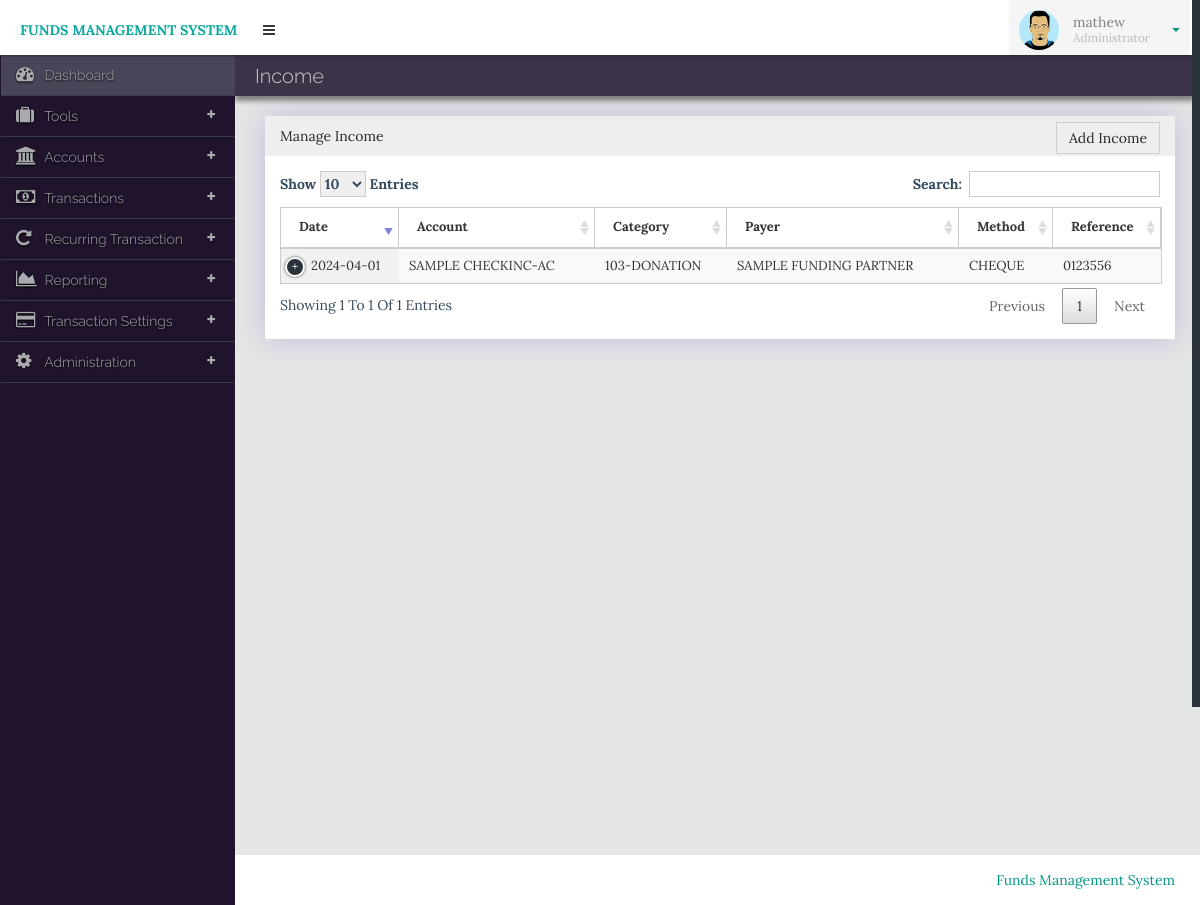
The page /Admin/manageIncome (signed in) on the database its author committed.
### tables this page shows
CREATE TABLE `transaction` (
  `trans_id` int(11) NOT NULL AUTO_INCREMENT,
  `accounts_name` varchar(30) NOT NULL,
  `trans_date` date NOT NULL,
  `type` enum('Income','Expense','Transfer') NOT NULL,
  `category` varchar(30) NOT NULL,
  `amount` double NOT NULL,
  `payer` varchar(30) NOT NULL,
  `payee` varchar(30) NOT NULL,
  `p_method` varchar(20) NOT NULL,
  `ref` varchar(64) NOT NULL,
  `note` text NOT NULL,
  `dr` double NOT NULL,
  `cr` double NOT NULL,
  `bal` double NOT NULL,
  `user_id` int(11) NOT NULL,
  PRIMARY KEY (`trans_id`)
);

### application/controllers/Admin.php (called while the page is built, shortened)
<?php
class Admin extends CI_Controller {
    public function __construct() {
		$this->load->database();
        $this->load->model('Adminmodel');
        $this->load->library('form_validation');
    }
      public function manageIncome($action='')
	{
        $data=array();
        $data['income_list']=$this->Adminmodel->getTransaction('all','Income');
        if($action=='asyn'){
        $this->load->view('theme/manage_income',$data);
        }else if($action==''){
	    $this->load->view('theme/include/header');
		$this->load->view('theme/manage_income',$data);
		$this->load->view('theme/include/footer');
        }
	}
}

### index.php (called while the page is built, shortened)
<?php
require_once BASEPATH.'core/CodeIgniter.php';

### application/models/Adminmodel.php (called while the page is built, shortened)
<?php
class AdminModel extends CI_Model{
public function getTransaction($limit='',$type='')
{
$this->db->select('*');
$this->db->from('transaction');
$this->db->where("user_id",$this->session->userdata('user_id'));
if($type!=''){
$this->db->where('type',$type);
}
$this->db->order_by("trans_id", "desc");
$query_result=$this->db->get();
$result=$query_result->result();
return $result;
}
}

### application/views/theme/manage_income.php (the view, shortened to what this page needs)
<section>
<div class="main-content">
<div class="row">
<div class="inner-contatier">
<div class="col-md-12 col-lg-12 col-sm-12 content-title"><h4>Income</h4></div>
<div class="container-fluid">
    <div class="col-md-12 col-lg-12 col-sm-12">
        <div class="panel panel-default">
            <div class="panel-heading">Manage Income <div class="add-button">
            <a class="mybtn btn-default asyn-link" href="<?php echo site_url('Admin/addIncome') ?>">Add Income</a>
            </div></div>
            <div class="panel-body manage-income">
                <table id="manage-income" class="display responsive nowrap" cellspacing="0" width="100%">
                <thead>
                <th>Date</th><th>Account</th><th>Category</th>
                <th>Payer</th><th>Method</th><th>Reference</th>
                </thead>
                <tbody>
                <?php foreach($income_list as $income){ ?>
                <tr>
                <td><?php echo $income->trans_date ?></td>
                <td><?php echo $income->accounts_name ?></td>
                <td><?php echo $income->category ?></td>
                <td><?php echo $income->payer ?></td>
                <td><?php echo $income->p_method ?></td>
                <td><?php echo $income->ref ?></td>
                </tr>
                <?php } ?>
                </tbody>
                </table>
            </div>
        </div>
    </div>
</div>
</div>
</div>
</div>
</section>

### theme/css/responsive.dataTables.css (style rules this page uses)
table.dataTable.dtr-inline.collapsed > tbody > tr > td:first-child, table.dataTable.dtr-inline.collapsed > tbody > tr > th:first-child { position: relative; padding-left: 30px; cursor: pointer; }
table.dataTable.dtr-inline.collapsed > tbody > tr > td:first-child:before, table.dataTable.dtr-inline.collapsed > tbody > tr > th:first-child:before { top: 8px; left: 4px; height: 16px; width: 16px; display: block; position: absolute; color: white; border: 2px solid white; border-radius: 16px; text-align: center; line-height: 15px; box-shadow: 0 0 3px #444; box-sizing: content-box; content: '+'; background-color: #2B323A; }

### theme/css/my-style.css (style rules this page uses)
html { overflow-x: hidden; }
body { background: #e5e6e6; background-size: 100% 100%; color: #313534; font-family: 'Lora', serif; margin: 0; padding: 0; overflow-x: hidden; }
.inner-contatier { min-height: 800px; }
.content-title { height: 41px; background-color: #20142dd9 !important; background: #2B323A; margin-left: -5px; box-shadow: 0px 5px 5px #808080; z-index: 1; margin-bottom: 20px; }
.content-title h4 { font-family: 'Raleway', sans-serif; padding-left: 10px; color: #CCC; font-size:20px; }
.main-content { margin-top: 55px; width: 100%; padding-left: 240px; }
.add-button { float:right; }
#manage-income { font-size: 13px;width:100%; }

### rows shown on the page
transaction: trans_date "2024-04-01", accounts_name "SAMPLE CHECKINC-AC", category "103-DONATION", payer "SAMPLE FUNDING PARTNER", p_method "CHEQUE", ref "0123556"

### other values the page prints
$this->session->userdata('username') "mathew"
